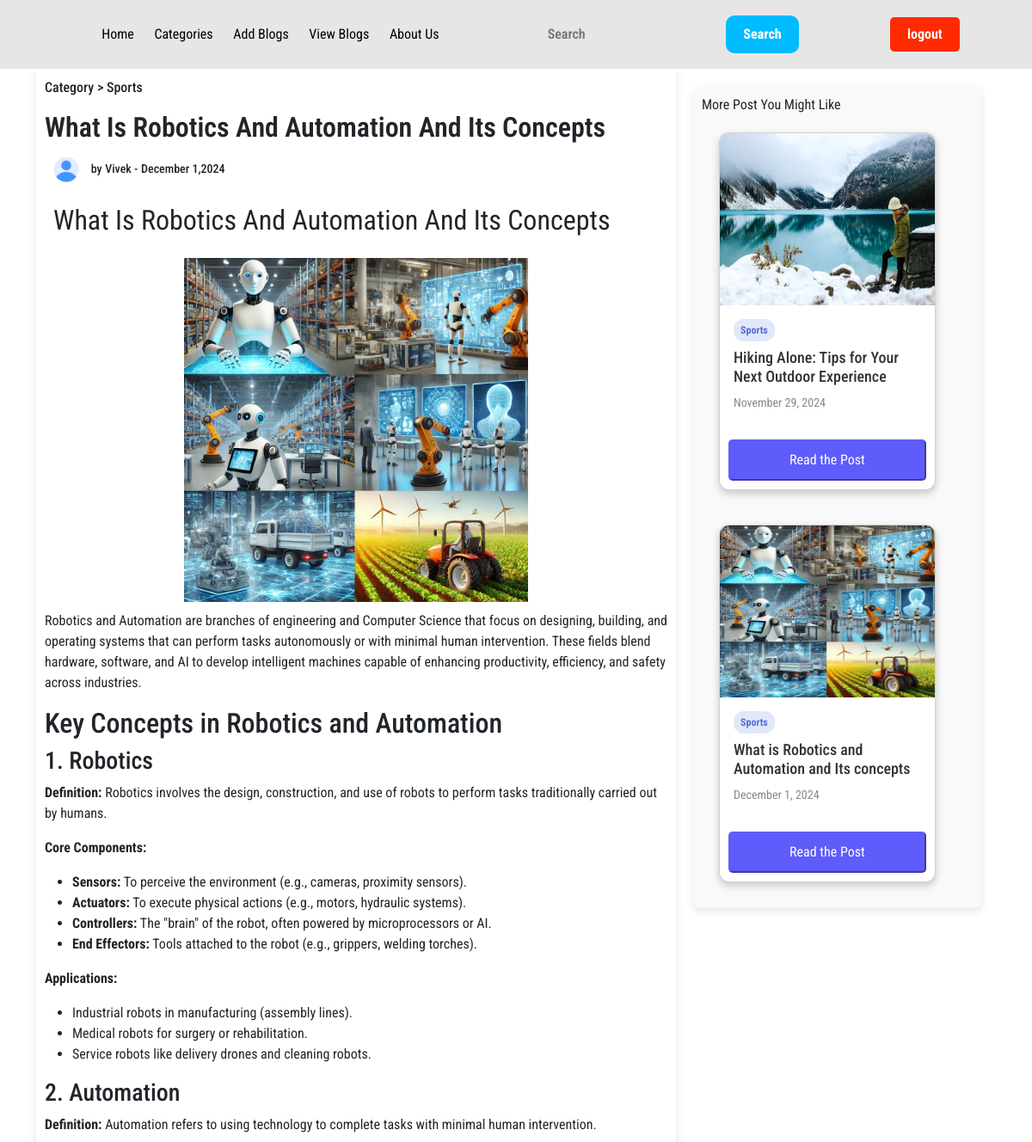
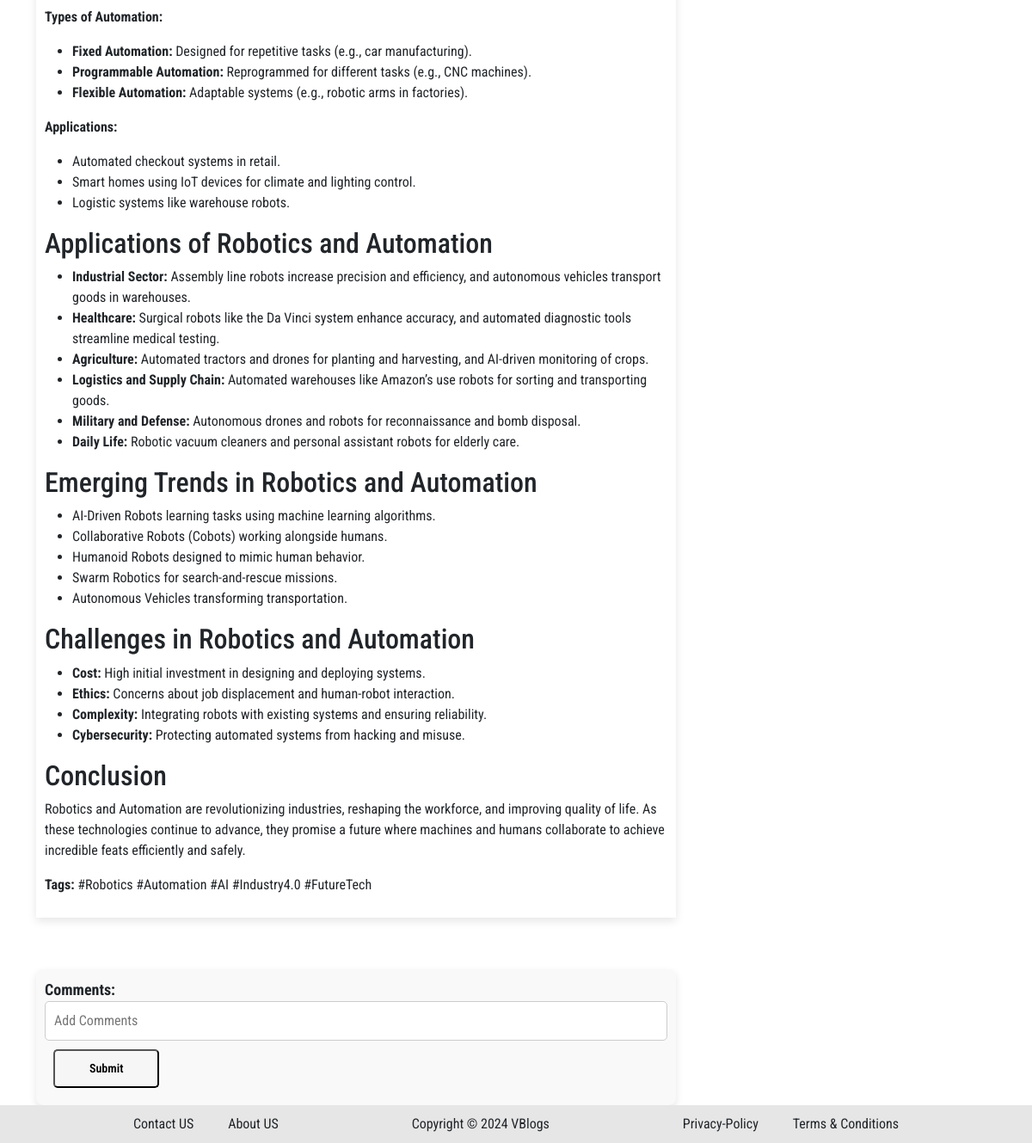
Page /post/4/ (signed in) on the committed database (2 pictures, top to bottom).
### posts/models.py (models this page shows, shortened)
class Blog(models.Model):
    blog_cat = models.ForeignKey(
        Category, on_delete=models.SET_NULL, null=True, blank=True
    )
    blog_title = models.CharField(max_length=100)
    blog_content = models.TextField()
    blog_image = models.ImageField(upload_to="Posts", null=True, blank=True)
    submitted_at = models.DateTimeField(auto_now_add=True, null=True, blank=True)

class Category(models.Model):
    cat_name = models.CharField(max_length=100)

### posts/views.py (the view)
# urls.py: path("post/<int:id>/", post, name="post"),  # View a single blog post
@login_required(login_url="/login/")
def post(request, id):
    try:
        user_blog = UserBlogs.objects.get(blog_id=id, user=request.user)
        queryset = user_blog.blog  # Get the associated Blog object
        posts = Blog.objects.filter(userblogs__is_published=True)
        return render(
            request,
            "posts/post.html",
            {"queryset": queryset, "page_name": "Post Page", "posts": posts},
        )
    except UserBlogs.DoesNotExist:
        messages.error(request, "You do not have access to this blog.")
        return redirect(reverse("home"))

### posts/context_processors.py (called while the page is built)
def category_list(request):
    categories = Category.objects.all()
    return {'categories': categories}

### posts/templates/posts/post.html (shortened to what this page needs)
{% extends 'base.html' %}
{% load static %}
{% block css %}
  <link rel="stylesheet" href="{% static 'posts/post.css' %}" />
{% endblock %}
{% block body %}
<div class="container d-flex">
    <div class="post col-8">
        <div class="post-category">
            <span>Category ></span>
            <span>{{ queryset.blog_cat.cat_name }}</span>
        </div>
        <div class="post-title ">
            <span>{{ queryset.blog_title|title }}</span>
        </div>
        <div class="post-user-info">
            <img src="{% static 'user.png' %}" alt="">
            <span>by</span>
            <span class="user-name">Vivek -</span>
            <span class="post-date">{{ queryset.submitted_at|date:' F j,Y ' }} </span>
        </div>
        <div class="post-details">
          <div class="blog_title">
          <span>{{ queryset.blog_title|title }}</span>
        </div>
          <img
          src=" {{ queryset.blog_image.url}}"
          class="img-fluid rounded-top"
          alt=""
        />
            {{ queryset.blog_content|safe }}
        </div>
    </div>
    <div class="popular-post  col-4">
        <span class="more-post">More Post You Might Like</span>
        <div class="card-container d-flex">
          {% for post in posts|slice:':2' %}
          <div class="card">
            <div class="card-image">
              <img src="{{ post.blog_image.url }}" alt="{{ post.blog_title }}" />
            </div>
            <div class="card-content">
              <span class="card-tag">{{ post.blog_cat.cat_name }}</span>
              <h3 class="card-title">{{ post.blog_title }}</h3>
              <p class="card-date">{{ post.submitted_at|date:'F j, Y' }}</p>
            </div>
            <button type="button" onclick="location.href='{% url 'post' post.id %}'">Read the Post</button>
          </div>
        {% endfor %}
        </div>
    </div>
    <div class="comment-box col-8 ">
        <form action="">
            <span>Comments:</span>
            <input type="text" placeholder="Add Comments">
            <button>Submit</button>
        </form>
    </div>
</div>
{% endblock %}

### static/global.css (style rules this page uses)
* { margin: 0; padding: 0; box-sizing: border-box; font-family: "Roboto Condensed", sans-serif; }
body { padding-top: 80px; min-height: 100vh; }

### posts/static/posts/post.css (style rules this page uses)
.card-container { flex-direction: column; flex-wrap: wrap; height: auto; }
.card { background-color: white; border-radius: 12px; box-shadow: 0 4px 10px rgba(0, 0, 0, 0.2); overflow: hidden; width: calc(100% - 20%); display: flex; flex-direction: column; transition: 0.3s; min-height: 180px; margin: 20px; }
.card-image { width: calc(100%); height: 200px; display: flex; justify-content: center; align-items: center; }
.card-image img { width: 100%; height: 100%; object-fit: fill; }
.card-content { padding: 16px; }
.card-tag { display: inline-block; background-color: #e0e8f9; color: #556cd6; font-size: 12px; padding: 4px 8px; border-radius: 12px; font-weight: bold; }
.card-title { font-size: 18px; color: #333; margin-top: 8px; margin-bottom: 8px; min-height: 40px; max-height: 48px; overflow: hidden; }
.card-date { color: #888; font-size: 14px; margin-top: 10px; }
.card button { background-color: #5e5cfa; border-color: #5e5cfa; color: white; padding: 10px 15px; transition: 0.3s all; border-radius: 5px; margin: 0px 10px 10px 10px; }
.container { gap: 20px; flex-wrap: wrap; }
.post { padding: 10px; margin-bottom: 20px; box-shadow: 0 4px 10px rgba(0, 0, 0, 0.1); max-width: 70%; }
.popular-post { flex: 1; position: sticky; top: 100px; height: fit-content; background-color: #f9f9f9; padding: 10px; border-radius: 8px; box-shadow: 0 4px 10px rgba(0, 0, 0, 0.1); margin-bottom: 20px; max-width: 30%; }
.post-category { margin-bottom: 10px; }
.post-category span { font-size: 16px; font-weight: 500; }
.post-title span { font-size: 32px; font-weight: 600; }
.post-user-info { margin: 10px; }
.post-user-info img { width: 30px; margin-right: 10px; }
.post-user-info span { font-size: 14px; font-weight: 500; }
.post-details { font-family: "Noto Sans", sans-serif; }
.post-details img { object-fit: contain; width: 100%; height: 400px; margin: 10px auto; }
.comment-box { display: flex; flex-direction: column; gap: 10px; margin-top: 20px; padding: 10px; background-color: #f9f9f9; border-radius: 8px; box-shadow: 0 4px 10px rgba(0, 0, 0, 0.1); }
.comment-box span { font-size: 18px; font-weight: bold; margin-bottom: 10px; }
.comment-box input[type="text"] { width: 100%; padding: 10px; border: 1px solid #ccc; border-radius: 5px; font-size: 16px; }
.comment-box button { padding: 10px 40px; margin: 10px; border-radius: 5px; font-size: 14px; background-color: #f6f6f6; font-weight: 600; }
.blog_title { font-size: 32px; padding: 10px; }
.post-details p { font-size: 16px; font-weight: 400; }

### rows in the picture
Blog: blog_cat.cat_name "Sports", blog_title "What Is Robotics And Automation And Its Concepts", submitted_at "December 1,2024", blog_image (picture), blog_content "Robotics and Automation are branches of engineering and Computer Science that focus on designing, building, and operating systems that can perform tasks autonomously or with minimal human intervention. These fields blend hardware, software, and AI to develop intelligent machines capable of enhancing productivity, efficiency, and safety across industries. Key Concepts in Robotics and Automation 1. Robotics Definition: Robotics involves the design, construction, and use of robots to perform tasks traditionally carried out by humans. Core Components: Sensors: To perceive the environment (e.g., cameras, proximity sensors). Actuators: To execute physical actions (e.g., motors, hydraulic…", blog_title "What is Robotics and Automation and Its concepts", submitted_at "December 1, 2024"
Blog: blog_image (picture), blog_cat.cat_name "Sports", blog_title "Hiking Alone: Tips for Your Next Outdoor Experience", submitted_at "November 29, 2024"
